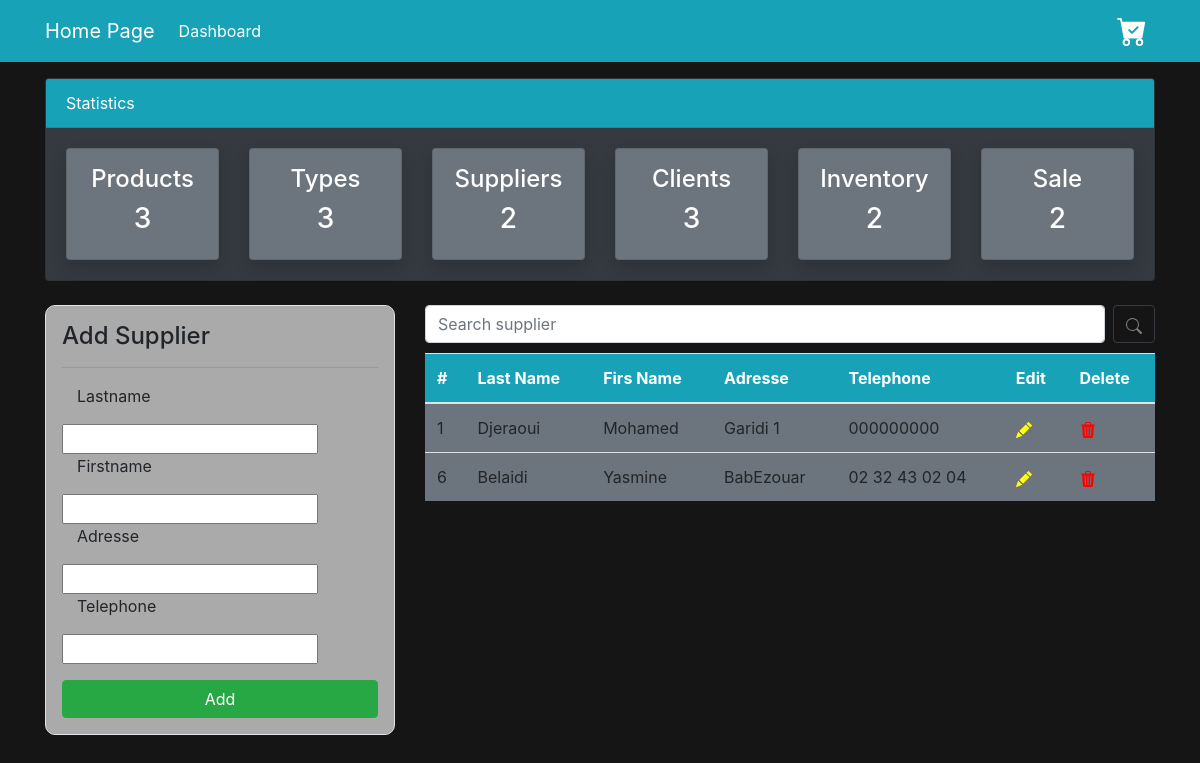
Before: /list_Fournisseur/ with the older database file.
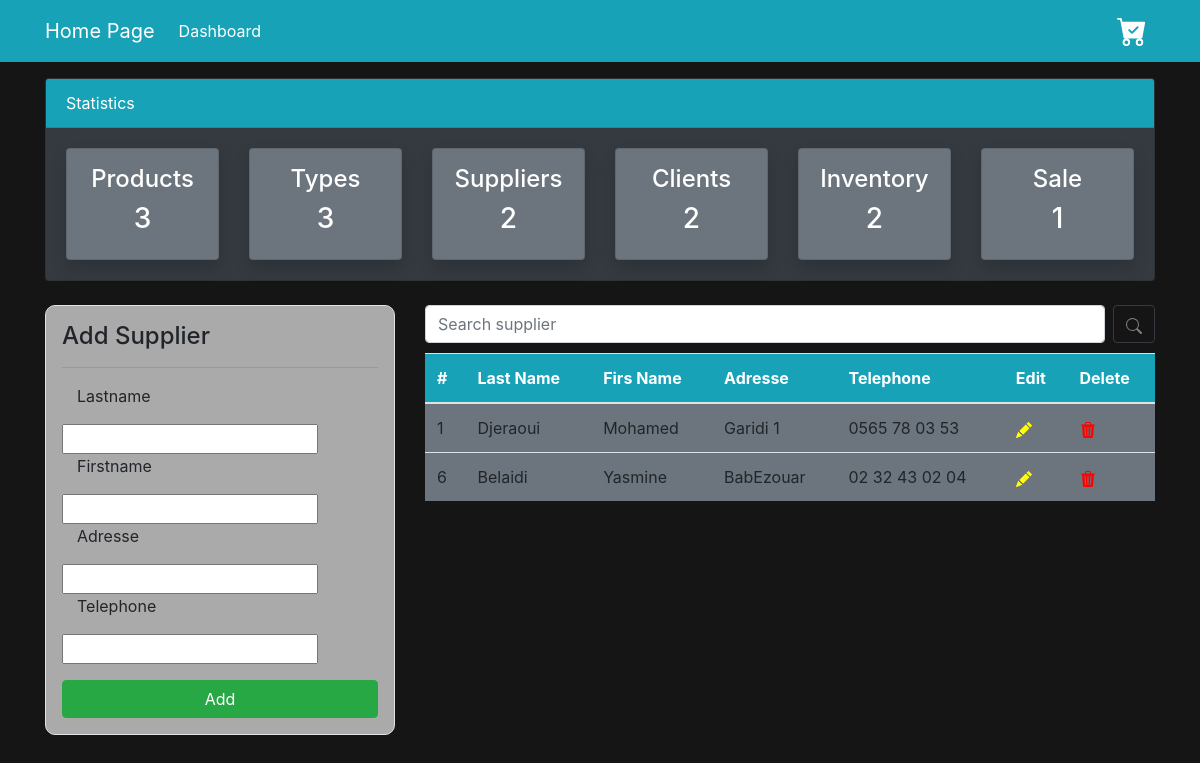
After: the same page with the newer database file.
### GestStockMagasin/models.py (models this page shows, shortened)
class Fournisseur(models.Model):
    CodeF = models.AutoField(primary_key=True)
    NomF = models.CharField(max_length=100,default="")
    PrenomF = models.CharField(max_length=100,default="")
    AdresseF = models.CharField(max_length=100,default="")
    TelephoneF = models.CharField(max_length=100,default="")

### GestStockMagasin/views.py (the view)
# urls.py: path('list_Fournisseur/', views.afficher_Fournisseur,name="dashboard-Fournisseur"),
def afficher_Fournisseur(request):
    prods = Produit.objects.all()
    prod_count = prods.count()
    item = VenteComptoir.objects.all()
    vente_count = item.count()
    fours = Fournisseur.objects.all()
    fours_count = fours.count()
    types = TypeProduit.objects.all()
    type_count = types.count()
    users = User.objects.all()
    user_count = users.count()
    stock = Stock.objects.all()
    stock_count = stock.count()
    Clients = Client.objects.all()
    client_count = Clients.count()
    if request.method =="GET":
        query=request.GET.get('recherche')
        if query:
            fours=Fournisseur.objects.filter(NomF__contains = query)
    if request.method == 'POST':
        form = FournisseurForm(request.POST)
        if form.is_valid():
            form.save()
            F_name = form.cleaned_data.get('NomF')
            messages.success(request,f'{F_name} has been added')
            return redirect("dashboard-Fournisseur")
    else:
        form = FournisseurForm()
    contexte = {
        'form' : form,
        'fournisseur' : fours,
        'P_count':prod_count,
        'F_count':fours_count,
        'C_count':client_count,
        'U_count': user_count,
        'V_count':vente_count,
        'T_count':type_count,
        'S_count':stock_count,
    }
    return render(request, "Fournisseurs/Fournisseurs.html", contexte)

### GestStockMagasin/forms.py
class FournisseurForm(forms.ModelForm):
    class Meta:
        model = Fournisseur
        fields = "__all__"

### GestStockMagasin/templates/Fournisseurs/Fournisseurs.html (shortened to what the changed rows need)
<!DOCTYPE html>
<html lang="en">
  <head>
    <link
      rel="stylesheet"
      href="https://cdn.jsdelivr.net/npm/bootstrap@4.6.2/dist/css/bootstrap.min.css"
    />
  </head>
  <body style="background-color: #151515">
    <div class="container">
      <div class="row mt-3">
        <div class="col-md-12">
          <div class="card bg-dark">
            <div class="card-body">
              <div class="row">
                <div class="col-md-2">
                  <a
                    class="text-decoration-none text-white"
                    href="{% url 'dashboard-client' %}"
                  >
                    <div
                      class="card my-card shadow text-center p-3 bg-secondary"
                    >
                      <h4>Clients </h4>
                      <h3>{{ C_count }}</h3>
                    </div>
                  </a>
                </div>
                <div class="col-md-2">
                  <a
                    class="text-decoration-none text-white"
                    href="{% url 'dashboard-vente' %}"
                  >
                    <div
                      class="card my-card shadow text-center p-3 bg-secondary"
                    >
                      <h4>Sale</h4>
                      <h3>{{ V_count }}</h3>
                    </div>
                  </a>
                </div>
              </div>
            </div>
          </div>
        </div>
      </div>
    </div>
    <div class="container">
      <div class="row my-4">
        <div class="col-md-8">
          <table class="table bg-secondary">
            <thead class="bg-info">
              <tr class="text-white">
                <th scope="col">#</th>
                <th scope="col">Last Name</th>
                <th scope="col">Firs Name</th>
                <th scope="col">Adresse</th>
                <th scope="col">Telephone</th>
                <th scope="col">Edit</th>
                <th scope="col">Delete</th>
              </tr>
            </thead>
            <tbody>
              {% for F in fournisseur %}
              <tr>
                <td class="text-black">{{ F.CodeF }}</td>
                <td class="text-black">{{ F.NomF }}</td>
                <td class="text-black">{{ F.PrenomF }}</td>
                <td class="text-black">{{ F.AdresseF }}</td>
                <td class="text-black">{{ F.TelephoneF }}</td>
                <td class="text-black">
                  <a href="{% url 'edit-fournisseur' F.CodeF %}">
                  </a>
                </td>
                <td class="text-black">
                  <a href="{% url 'delete-fournisseur' F.CodeF %}">
                  </a>
                </td>
              </tr>
              {% endfor %}
            </tbody>
          </table>
        </div>
      </div>
    </div>
  </body>
</html>

Changed rows visible on the page:
changed Fournisseur "Djeraoui": TelephoneF "000000000" → "0565 78 03 53"
Other visible differences:
{{ C_count }}: "3" → "2"
{{ V_count }}: "2" → "1"
